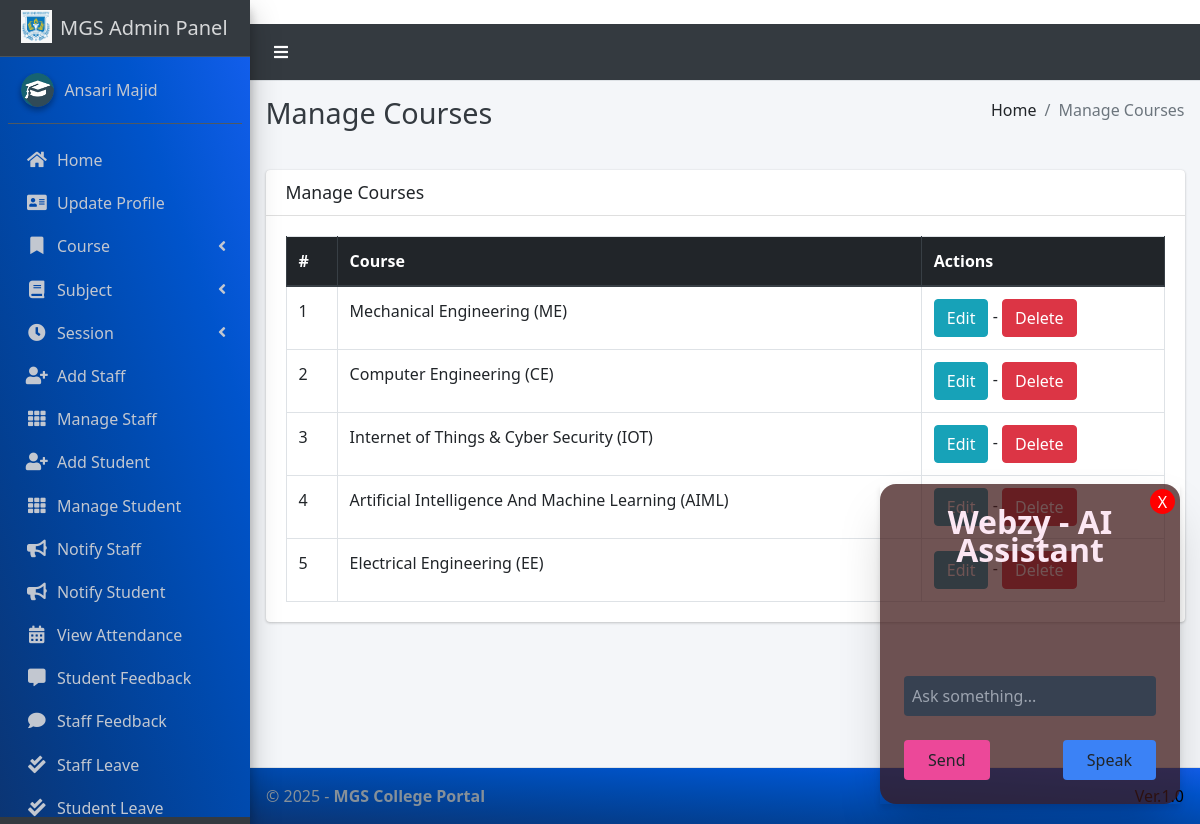
/course/manage/ (signed in), run on the app's committed database.
### main_app/models.py (models this page shows, shortened)
class Course(models.Model):
    name = models.CharField(max_length=120)
    created_at = models.DateTimeField(auto_now_add=True)
    updated_at = models.DateTimeField(auto_now=True)

class CustomUser(AbstractUser):
    USER_TYPE = ((1, "HOD"), (2, "Staff"), (3, "Student"))
    GENDER = [("M", "Male"), ("F", "Female")]
    username = None  # Removed username, using email instead
    email = models.EmailField(unique=True)
    user_type = models.CharField(default=1, choices=USER_TYPE, max_length=1)
    gender = models.CharField(max_length=1, choices=GENDER)
    profile_pic = models.ImageField()
    address = models.TextField()
    fcm_token = models.TextField(default="")  # For firebase notifications
    created_at = models.DateTimeField(auto_now_add=True)
    updated_at = models.DateTimeField(auto_now=True)
    USERNAME_FIELD = "email"
    REQUIRED_FIELDS = []
    objects = CustomUserManager()
    def __str__(self):
        return  self.first_name + " " + self.last_name

### main_app/hod_views.py (the view)
# urls.py: path("course/manage/", hod_views.manage_course, name='manage_course'),
def manage_course(request):
    courses = Course.objects.all()
    context = {
        'courses': courses,
        'page_title': 'Manage Courses'
    }
    return render(request, "hod_template/manage_course.html", context)

### main_app/templates/hod_template/manage_course.html
{% extends 'main_app/base.html' %}
{% load static %}
{% block page_title %}{{page_title}}{% endblock page_title %}
{% block content %}
<section class="content">
    <div class="container-fluid">
        <div class="row">
            <div class="col-md-12">
                <div class="card">
                    <div class="card-header">
                        <h3 class="card-title">{{page_title}}</h3>
                    </div>
                    <div class="card-body">
                        <table id="example2" class="table table-bordered table-hover">
                            <thead class="thead-dark">
                                <tr>
                                    <th>#</th>
                                    <th>Course</th>
                                    <th>Actions</th>
                                </tr>
                            </thead>
                            <tbody>
                                {% for course in courses %}
                                <tr>
                                    <td>{{ forloop.counter }}</td>
                                    <td>{{course.name}}</td>
                                    <td>
                                        <a href="{% url 'edit_course' course.id %}" class="btn btn-info">Edit</a> -
                                        <a href="{% url 'delete_course' course.id %}" onclick="return confirm('Are you sure you want to delete this course ?')" class="btn btn-danger">Delete</a>
                                    </td>
                                </tr>
                                {% endfor %}
                            </tbody>
                        </table>
                    </div>
                </div>
            </div>
        </div>
    </div>
</section>
{% endblock content %}

### main_app/templates/main_app/sidebar_template.html (shortened to what this page needs)
{% load static %}
<aside class="main-sidebar sidebar-dark-info elevation-4">
    {% if request.user.user_type == '1' %}
    <a href="{% url 'admin_home' %}" class="brand-link">
        <img src="{% static 'dist/img/logo.jpg' %} " alt="MGS LOGO"
            class="brand-image " >
        <span class="brand-text font-weight-light" >MGS Admin Panel</span>
    </a>
    <div class="sidebar" style="background-image: linear-gradient(to right top, #0b3574, #033f91, #004aae, #0054cc, #125eeb);">
        <div class="user-panel mt-3 pb-3 mb-3 d-flex">
            <div class="image">
                <img src="{% static 'dist/img/cmsl.png' %}" class="img-circle elevation-2" alt="User Image">
            </div>
            <div class="info">
                <a href="#" class="d-block">{{user}}</a>
            </div>
        </div>
        <nav class="mt-2">
            <ul class="nav nav-pills nav-sidebar flex-column" data-widget="treeview" role="menu" data-accordion="false">
                <li class="nav-item">
                    {% url 'admin_home' as admin_home %}
                    <a href="{{admin_home}}" class="nav-link {% if admin_home == request.path %} active {% endif %}">
                        <i class="nav-icon fas fa-home"></i>
                        <p>
                            Home
                        </p>
                    </a>
                </li>
                <li class="nav-item">
                    {% url 'admin_view_profile' as admin_view_profile %}
                    <a href="{{admin_view_profile}}"
                        class="nav-link {% if admin_view_profile == request.path %} active {% endif %}">
                        <i class="nav-icon fas fa-address-card"></i>
                        <p>
                            Update Profile
                        </p>
                    </a>
                </li>
                <li class="nav-item has-treeview">
                    <a href="#" class="nav-link" >
                        <i class="nav-icon fas fa-bookmark"></i>
                        <p>
                            Course
                            <i class="fas fa-angle-left right"></i>
                        </p>
                    </a>
                </li>
                <li class="nav-item has-treeview">
                    <a href="#" class="nav-link">
                        <i class="nav-icon fas fa-book"></i>
                        <p>
                            Subject
                            <i class="fas fa-angle-left right"></i>
                        </p>
                    </a>
                </li>
                <li class="nav-item has-treeview">
                    <a href="#" class="nav-link">
                        <i  class="nav-icon fas fa-clock"></i>
                        <p>
                            Session
                            <i class="fas fa-angle-left right"></i>
                        </p>
                    </a>
                </li>
                <li class="nav-item">
                    {% url 'add_staff' as add_staff %}
                    <a href="{{add_staff}}" class="nav-link {% if add_staff == request.path %} active {% endif %}">
                        <i class="nav-icon fas fa-user-plus"></i>
                        <p>
                            Add Staff
                        </p>
                    </a>
                </li>
                <li class="nav-item">
                    {% url 'manage_staff' as manage_staff %}
                    {% url 'edit_staff' staff_id as edit_staff %}
                    <a href="{{manage_staff}}"
                        class="nav-link {% if manage_staff == request.path or request.path == edit_staff %} active {% endif %}">
                        <i class="nav-icon fas fa-th"></i>
                        <p>
                            Manage Staff
                        </p>
                    </a>
                </li>
                <li class="nav-item">
                    {% url 'add_student' as add_student%}
                    <a href="{{add_student}}" class="nav-link  {% if add_student == request.path %} active {% endif %}">
                        <i class="nav-icon fas fa-user-plus"></i>
                        <p>
                            Add Student
                        </p>
                    </a>
                </li>
                <li class="nav-item">
                    {% url 'manage_student' as manage_student %}
                    {% url 'edit_student' student_id as edit_student %}
                    <a href="{{manage_student}}"
                        class="nav-link  {% if edit_student == request.path or manage_student == request.path %} active {% endif %}">
                        <i class="nav-icon fas fa-th"></i>
                        <p>
                            Manage Student
                        </p>
                    </a>
                </li>
                <li class="nav-item">
                    {% url 'admin_notify_staff' as admin_notify_staff %}
                    <a href="{{admin_notify_staff}}"
                        class="nav-link {% if admin_notify_staff == request.path %} active {% endif %}">
                        <i class="nav-icon fas fa-bullhorn"></i>
                        <p>
                            Notify Staff
                        </p>
                    </a>
                </li>
                <li class="nav-item">
                    {% url 'admin_notify_student' as admin_notify_student %}
                    <a href="{{admin_notify_student}}"
                        class="nav-link {% if admin_notify_student == request.path %} active {% endif %}">
                        <i class="nav-icon fas fa-bullhorn"></i>
                        <p>
                            Notify Student
                        </p>
                    </a>
                </li>
                <li class="nav-item">
                    {% url 'admin_view_attendance' as admin_view_attendance %}
                <li class="nav-item">
                    <a href="{{admin_view_attendance}}"
                        class="nav-link  {% if admin_view_attendance == request.path %} active {% endif %}">
                        <i class="nav-icon fas fa-calendar-alt"></i>
                        <p>
                            View Attendance
                        </p>
                    </a>
                </li>
                <li class="nav-item">
                    {% url 'student_feedback_message' as student_feedback_message %}
                    <a href="{{ student_feedback_message }}"
                        class="nav-link  {% if student_feedback_message == request.path %} active {% endif %}">
                        <i class="nav-icon fas fa-comment-alt"></i>
                        <p>
                            Student Feedback
                        </p>
                    </a>
                </li>
                <li class="nav-item">
                    {% url 'staff_feedback_message' as staff_feedback_message %}
                    <a href="{{staff_feedback_message}}"
                        class="nav-link   {% if staff_feedback_message == request.path %} active {% endif %}">
                        <i  class="nav-icon fas fa-comment"></i>
                        <p>
                            Staff Feedback
                        </p>
                    </a>
                </li>
                <li class="nav-item">
                    {% url 'view_staff_leave' as view_staff_leave %}
                    <a href="{{view_staff_leave}}"
                        class="nav-link  {% if view_staff_leave == request.path %} active {% endif %}">
                        <i  class="nav-icon fas fa-check-double"></i>
                        <p>
                            Staff Leave
                        </p>
                    </a>
                </li>
                <li class="nav-item">
                    {% url 'view_student_leave' as view_student_leave %}
                    <a href="{% url 'view_student_leave' %}"
                        class="nav-link  {% if view_student_leave == request.path %} active {% endif %}">
                        <i  class="nav-icon fas fa-check-double"></i>
                        <p>
                            Student Leave
                        </p>
                    </a>
                </li>
                                        {% endif %}
                                    </ul>
                                </nav>
                            </div>
</aside>

### data on the page
Course: name "Mechanical Engineering (ME)"
Course: name "Computer Engineering (CE)"
Course: name "Internet of Things & Cyber Security (IOT)"
Course: name "Artificial Intelligence And Machine Learning (AIML)"
Course: name "Electrical Engineering (EE)"
CustomUser: first_name+last_name "Ansari Majid"

### other printed values
{{ page_title }} "Manage Courses"
